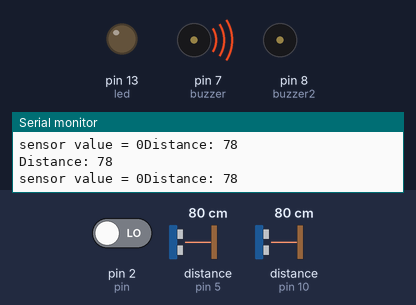
A sketch run on a simulated Arduino Uno, built with avr-gcc and run on an emulated ATmega328P. On the bench: output pins drawn as LEDs (lit = HIGH), buzzer (waves = sounding, pin HIGH), the last lines printed to the serial monitor. Wiring (inferred from the names in the program): 2 × ultrasonic range finder: trigger pin 6, echo pin 5 / trigger pin 9, echo pin 10. The inputs (shaded band) are chosen by the test bench; at power-on: distance to the obstacle (sensors on pin 5, pin 10) 80 cm, pin 2 (pin) LOW. The echo pulse lasts 58.3 µs per cm; pins used as bus, display or sensor lines are not drawn.

Above: at 1.2 s.
1.3 s: distance to the obstacle (sensor on pin 5) set to 24 cm
4.3 s: distance to the obstacle (sensor on pin 5) set to 19 cm
At 4.35 s:
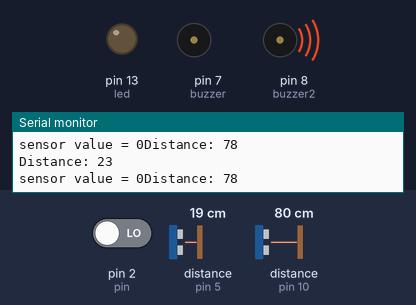
7.3 s: pin 2 (pin) driven HIGH
At 7.33 s:
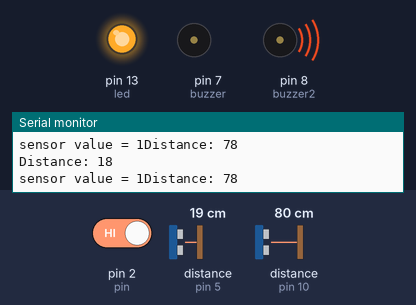
10.3 s: distance to the obstacle (sensor on pin 5) set to 35 cm
At 10.9 s:
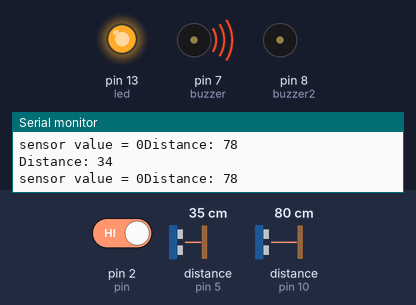
11.8 s: distance to the obstacle (sensor on pin 10) set to 23 cm
14.8 s: distance to the obstacle (sensor on pin 10) set to 18 cm
Timing chart, 0 to 17.8 s (numbered marks = the images above; inputs shaded):
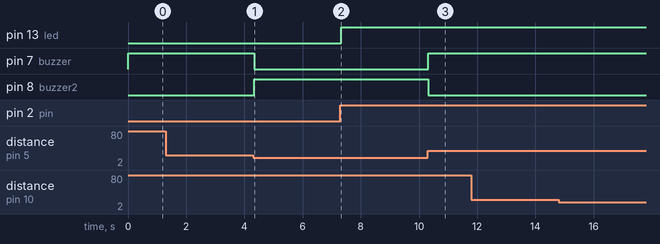

The sketch:

motion_sensor_and_led_and_buzzor_and_ir_sensor.ino
```cpp
int led = 13;
int pin = 2;

int value = 0;
int pirState = LOW;

int irSensor=12;     // pin 3 is the buzzer output
int buzzer=7; // pin 4 is the pushbutton input

// defines pins numbers
const int trigPin = 9;
const int echoPin = 10;
const int buzzer2 = 8;
const int ledPin = 8;


// defines variables
long duration;
int distance;
int safetyDistance;

// defines pins numbers
const int trigPin3 = 6;
const int echoPin3 = 5;
const int buzzer3 = 12;
const int ledPin3 = 8;
                            //  Project by - Be innovative with Prasad
                                    //   title - ultrasonic sensor project with buzzer and Arduino
// defines variables
long duration1;
int distance1;
int safetyDistance1;

void setup() {
  pinMode(led, OUTPUT);
  pinMode(pin, INPUT);
  pinMode(irSensor,INPUT);    //configure pin 4 as OUTPUT
  pinMode(buzzer,OUTPUT); //configure pin 4 as INPUT

  pinMode(trigPin, OUTPUT); // Sets the trigPin as an Output
  pinMode(echoPin, INPUT); // Sets the echoPin as an Input
  pinMode(buzzer2, OUTPUT);
  pinMode(ledPin, OUTPUT);

  pinMode(trigPin3, OUTPUT); // Sets the trigPin as an Output
  pinMode(echoPin3, INPUT); // Sets the echoPin as an Input
  pinMode(buzzer3, OUTPUT);
  pinMode(ledPin3, OUTPUT);
  Serial.begin(9600);

}

void loop() {
 value = digitalRead(pin);

  if (value == HIGH) {
    digitalWrite(led, HIGH);

    if (pirState == LOW) {
      Serial.println("Motion Detected!");
      pirState = HIGH;
    }
  }else{
    digitalWrite(led, LOW);

    if(pirState == HIGH){
      Serial.println("Motion Ended!");
      pirState = LOW;
      }
    }


  int value2=digitalRead(irSensor);
  Serial.println("");
  Serial.print("sensor value = ");
  Serial.print(value2);

  if(value2==0)
  {
    digitalWrite(buzzer,HIGH);

  }
  else
  {
    digitalWrite(buzzer,LOW);
  }
  delay(50);


  // Clears the trigPin
digitalWrite(trigPin, LOW);
delayMicroseconds(2);

// Sets the trigPin on HIGH state for 10 micro seconds
digitalWrite(trigPin, HIGH);
delayMicroseconds(10);
digitalWrite(trigPin, LOW);

// Reads the echoPin, returns the sound wave travel time in microseconds
duration = pulseIn(echoPin, HIGH);

// Calculating the distance
distance= duration*0.034/2;

safetyDistance = distance;
if (safetyDistance <= 20)   // You can change safe distance from here changing value Ex. 20 , 40 , 60 , 80 , 100, all in cm
{
  digitalWrite(buzzer2, HIGH);
  digitalWrite(ledPin, HIGH);
}
else{
  digitalWrite(buzzer2, LOW);
  digitalWrite(ledPin, LOW);
}

// Prints the distance on the Serial Monitor
Serial.print("Distance: ");
Serial.println(distance);


digitalWrite(trigPin3, LOW);
delayMicroseconds(2);

// Sets the trigPin on HIGH state for 10 micro seconds
digitalWrite(trigPin3, HIGH);
delayMicroseconds(10);
digitalWrite(trigPin3, LOW);

// Reads the echoPin, returns the sound wave travel time in microseconds
duration1 = pulseIn(echoPin3, HIGH);

// Calculating the distance
distance1= duration1*0.034/2;

safetyDistance1 = distance1;
if (safetyDistance1 <= 20)   // You can change safe distance from here changing value Ex. 20 , 40 , 60 , 80 , 100, all in cm
{
  digitalWrite(buzzer3, HIGH);
  digitalWrite(ledPin3, HIGH);
}
else{
  digitalWrite(buzzer3, LOW);
  digitalWrite(ledPin3, LOW);
}

// Prints the distance on the Serial Monitor
Serial.print("Distance: ");
Serial.println(distance1);

}
```

Measured:
- the behaviour switches between 22 and 21 cm on distance to the obstacle (sensor on pin 5) (found by bisection; images 0 and 1)
- after the input at 4.3 s, pin 7 (buzzer): HIGH → LOW at once; pin 8 (buzzer2): LOW → HIGH at once
- after the input at 7.3 s, pin 13 (led): LOW → HIGH at once
- after the input at 10.3 s, pin 7 (buzzer): LOW → HIGH at once; pin 8 (buzzer2): HIGH → LOW at once
